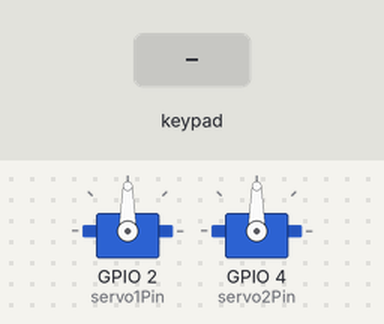
Simulated run of this sketch. Board: ESP32. On the bench: 2 × servo. The test bench sets the inputs (shaded band). Nothing arrives over Bluetooth unless stated; what the sketch prints to the serial monitor is not drawn.

Above: at 1.2 s.
1.3 s: key 'O' pressed
At 2.2 s:
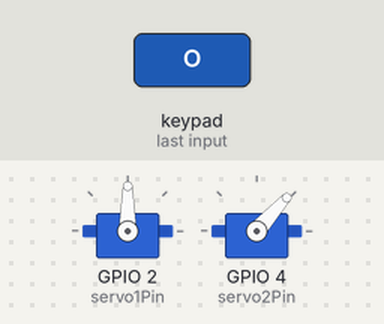
3.2 s: key 'S' pressed
At 4.8 s:
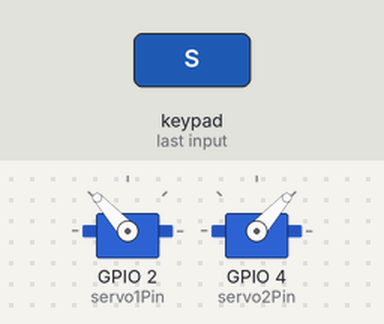
5.1 s: key 'T' pressed
At 6.3 s:
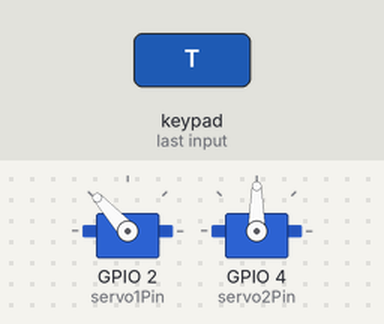
7.0 s: key 'S' pressed
At 7.7 s:
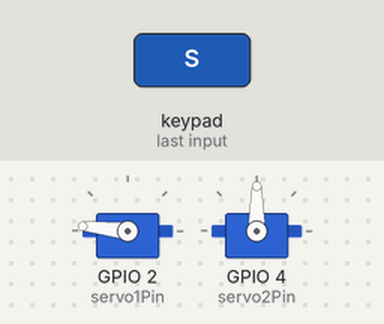
8.9 s: key 'O' pressed
At 10.4 s:
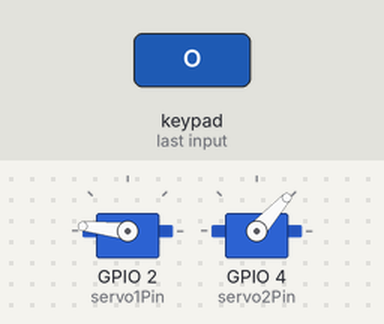
Timing chart, 0 to 11.8 s (numbered marks = the images above; inputs shaded):
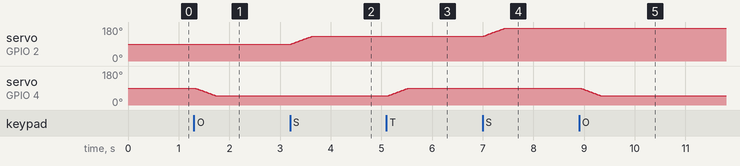

Measured:
- after the input at 1.3 s, servo on GPIO 4 (servo2Pin): moves from 90° to 48° over 0.41 s, starting at once
- after the input at 3.2 s, servo on GPIO 2 (servo1Pin): moves from 90° to 132° over 0.41 s, starting at once
- after the input at 5.1 s, servo on GPIO 4 (servo2Pin): moves from 48° to 90° over 0.41 s, starting at once
- after the input at 7.0 s, servo on GPIO 2 (servo1Pin): moves from 132° to 174° over 0.41 s, starting at once
- after the input at 8.9 s, servo on GPIO 4 (servo2Pin): moves from 90° to 48° over 0.41 s, starting at once

The sketch:

staff_ps5.ino
```cpp
#include <Arduino.h>
#include <ps5Controller.h>
#include <ESP32Servo.h>

// Servo objects
Servo servo1;
Servo servo2;

// Servo pins
const int servo1Pin = 2;
const int servo2Pin = 4;

// Initial angles
int angle1 = 90;
int angle2 = 90;

void setup() {
  Serial.begin(115200);

  // Attach servos
  servo1.attach(servo1Pin);
  servo2.attach(servo2Pin);

  // Set initial position
  servo1.write(angle1);
  servo2.write(angle2);

  // Start PS5 controller
  // ps5.begin("e8:47:3a:5a:a3:66");
  ps5.begin("7c:66:ef:78:76:f0");

  Serial.println("PS5 Controller Ready");
}

void loop() {

  // Check if controller connected
  if (ps5.isConnected()) {

    // SERVO 1 CONTROL
    // Square button -> increase angle
    if (ps5.Square()) {
      angle1 += 1;
      if (angle1 > 180) angle1 = 180;

      servo1.write(angle1);
      delay(10);
    }

    // Cross button -> decrease angle
    if (ps5.Cross()) {
      angle1 -= 1;
      if (angle1 < 0) angle1 = 0;

      servo1.write(angle1);
      delay(10);
    }

    // SERVO 2 CONTROL
    // Triangle button -> increase angle
    if (ps5.Triangle()) {
      angle2 += 1;
      if (angle2 > 180) angle2 = 180;

      servo2.write(angle2);
      delay(10);
    }

    // Circle button -> decrease angle
    if (ps5.Circle()) {
      angle2 -= 1;
      if (angle2 < 0) angle2 = 0;

      servo2.write(angle2);
      delay(10);
    }
  }
}
```
